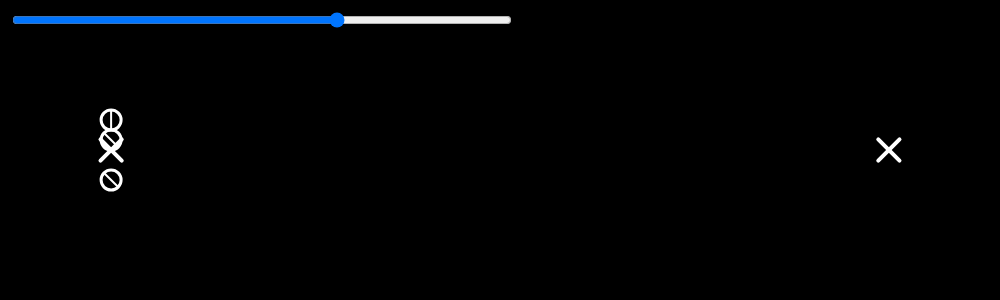
Frame 1 (no input)
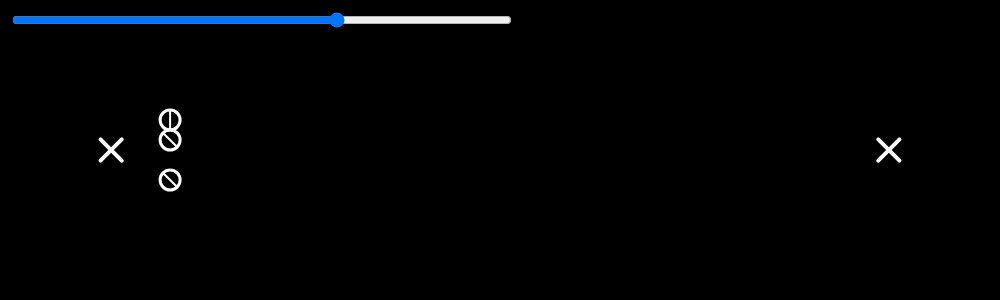
Frame 60 (no input)
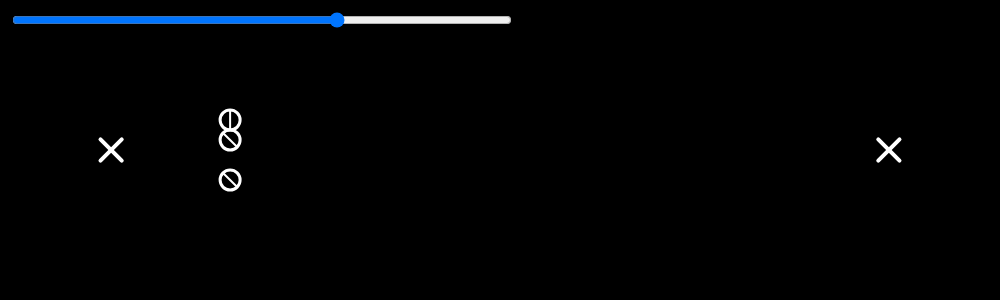
Frame 120 (the mouse pressed at the canvas centre since frame 60)

The p5.js sketch that drew these frames (run headless with seeded random() and noise() and a simulated clock; from frame 60 on, the mouse is pressed at the canvas centre):

// p5.js sketch
// ── sketch.js
var w = 1000;
var h = 300;
var rt2 = Math.sqrt(2);
var countqubits = 0;
var keysize = 0;

function qubit(basis,state){
  this.basis=basis;
  this.state=state;
  this.measure = function(measurebasis){
    if(measurebasis==this.basis){
      return this.state;
    }
    else{
      return Math.floor(100*Math.random())%2;
    }
  }
}

function packet(x,y,state,basis){
  this.x=x;
  this.y=y;
  this.state=state;
  this.basis=basis;
  this.dC=new qubit(0,state);
  this.dH=new qubit(1,state);
  this.q=new qubit(basis,state);
  this.updatePos=function(dx){
    this.x+=dx;
  }
  this.renderPacket=function(){
    stroke(255);
    strokeWeight(3);
    ellipse(this.x,this.y-30,20,20);
    ellipse(this.x,this.y-10,20,20);
    ellipse(this.x,this.y+30,20,20);
    strokeWeight(2);
    if(this.state==0){
      line(this.x,this.y-20,this.x,this.y-40);
      line(this.x-10/rt2,this.y-10-10/rt2,this.x+10/rt2,this.y-10+10/rt2);
    }
    else if(this.state==1){
      line(this.x-10,this.y-30,this.x+10,this.y-30);
      line(this.x+10/rt2,this.y-10-10/rt2,this.x-10/rt2,this.y-10+10/rt2);
    }

    if(this.basis==0){
      if(this.state==0){
        line(this.x,this.y+20,this.x,this.y+40);
      }
      else if(this.state==1){
        line(this.x-10,this.y+30,this.x+10,this.y+30);
      }
    }
    else if(this.basis==1){
      if(this.state==0){
        line(this.x-10/rt2,this.y+30-10/rt2,this.x+10/rt2,this.y+30+10/rt2);
      }
      else if(this.state==1){
      line(this.x+10/rt2,this.y+30-10/rt2,this.x-10/rt2,this.y+30+10/rt2);
      }
    }
  }
}

function detector_emitter(x,y){
  this.x=x;
  this.y=y;
  this.basis = Math.floor(2*Math.random());
  this.updateBasis = function(){
    this.basis = Math.floor(2*Math.random());
  }
   this.renderBasis = function (){
    stroke(255);
    strokeWeight(4);
    if (this.basis==0){
      line(this.x,this.y-15,this.x,this.y+15);
      line(this.x-15,this.y,this.x+15,this.y);
    }
    else if (this.basis==1){
      line(this.x-15/rt2,this.y-15/rt2,this.x+15/rt2,this.y+15/rt2);
      line(this.x+15/rt2,this.y-15/rt2,this.x-15/rt2,this.y+15/rt2);
    }
  }
}


var a = new detector_emitter(w/9,h/2);
var b = new detector_emitter(8*w/9,h/2);
var p = [];
var key=" ";

function setup() {
  createCanvas(w, h);
  background(0);
  noFill();
  stroke(255,0,0);
  strokeWeight(5);

  frameRate(70);
  keyDisp = createDiv('');
  eff = createDiv('');
  p.push(new packet(a.x,a.y,Math.floor(100*Math.random())%2,a.basis));

  eff.html("Efficiency = 0%");
  keyDisp.html("Key =  "+key);

  time = createSlider(25, 750, 500);
  time.position(10,10);
  time.style('width', '500px');
}

function draw() {
  background(0);
  if(frameCount%Math.floor(time.value())==0){
    a.updateBasis();
    p.push(new packet(a.x,a.y,Math.floor(100*Math.random())%2,a.basis));
  }
  a.renderBasis();
  b.renderBasis();
  for(i=0;i<p.length;i++){
    p[i].renderPacket();
    p[i].updatePos(1);
  }
  if((p[0].x-b.x)*(p[0].x-b.x)+(p[0].y-b.y)*(p[0].y-b.y)<=2){
    countqubits++;
    if(b.basis==0){
      if(p[0].q.measure(0)!=p[0].dC.state){
        base = p[0].dH.basis;
        key=key+base;
        keyDisp.html("Key =  "+key);
        keysize++;
      }
    }
    else if(b.basis==1){
      if(p[0].q.measure(1)!=p[0].dH.state){
        base = p[0].dC.basis;
        key=key+base;
        keyDisp.html("Key =  "+key);
        keysize++;
      }
    }
    eff.html("Efficiency = "+Math.floor(100*keysize/countqubits)+"%");
    b.updateBasis();
    p.shift();
  }
}
